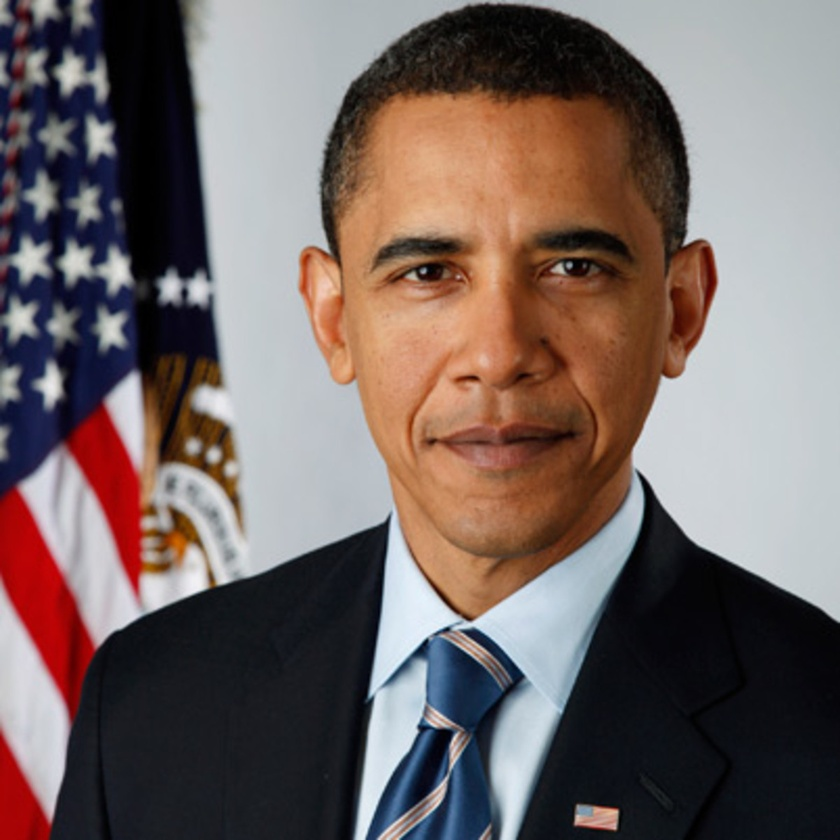
#> input picture barack-obama-12782369-1-402.jpg, 840 x 840 px, shrunk from 1200 x 1200 before the run, given in place of the camera
$ python real_time_line_detection.py
#> lines starting #> are read from the running program, lines starting #| are printed output that depends on the picture; after the words box and inside, x2 and y2 are one past the last pixel; in counts of white or black regions, pixels touching at a corner belong together
import numpy as np
import cv2
# https://pythonprogramming.net/haar-cascade-face-eye-detection-python-opencv-tutorial/
cap = cv2.VideoCapture(0)

while(1):
	ret, img = cap.read()
#> img is the input picture: shape (840, 840, 3); mean B, G, R 99.8, 102.3, 116.3
	gray = cv2.cvtColor(img,cv2.COLOR_BGR2GRAY)
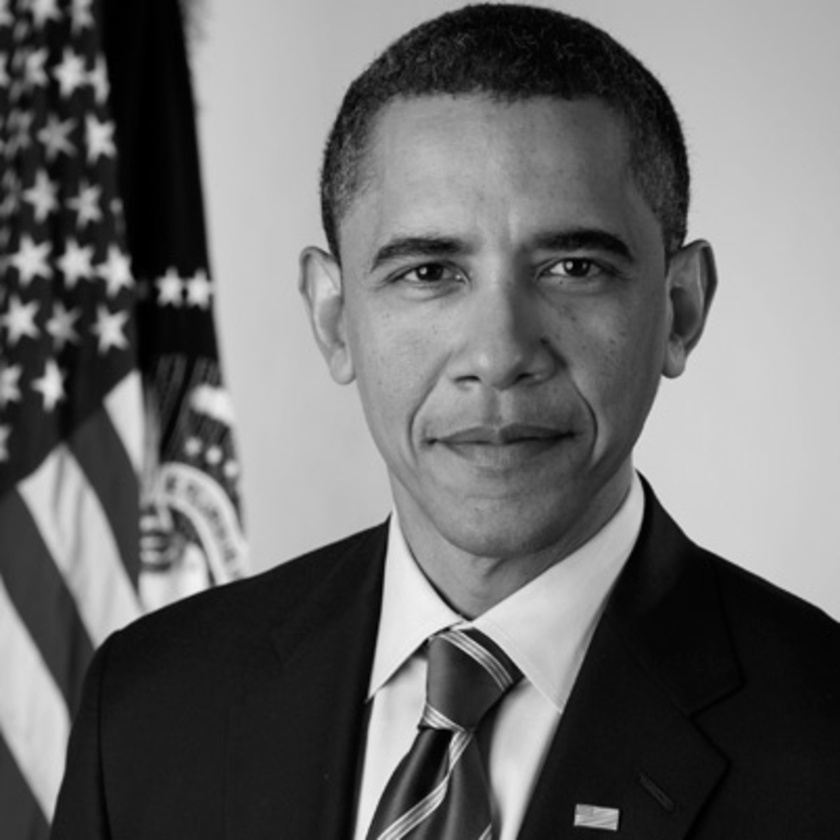
#> gray: shape (840, 840); min 0, max 241, mean 106.2

	# gray = cv2.GaussianBlur(gray, (3, 3), 0)

	ret, thresh = cv2.threshold(gray, 80, 255, cv2.THRESH_BINARY_INV)
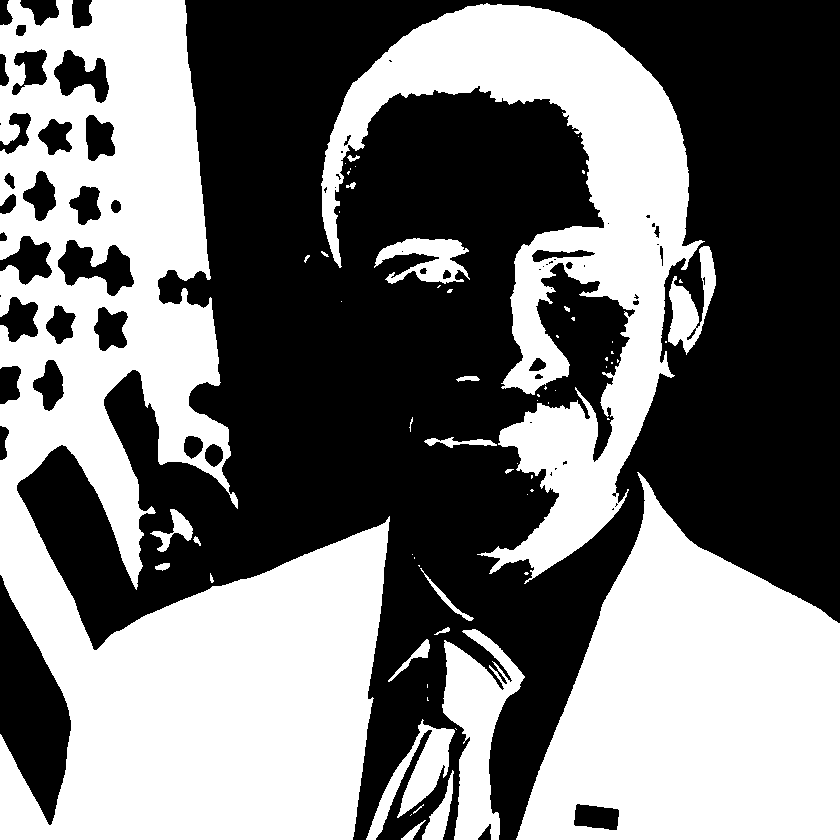
#> thresh: shape (840, 840); 46.6% white; 64 white regions (38 under 20 px), largest, box (x1, y1, x2, y2) and area: (0, 0, 390, 840) 165699, (516, 472, 840, 840) 74809, (321, 3, 705, 584) 68952

	edges = cv2.Canny(thresh, 50, 200, apertureSize = 3) # min_val max_ val are intensity edges
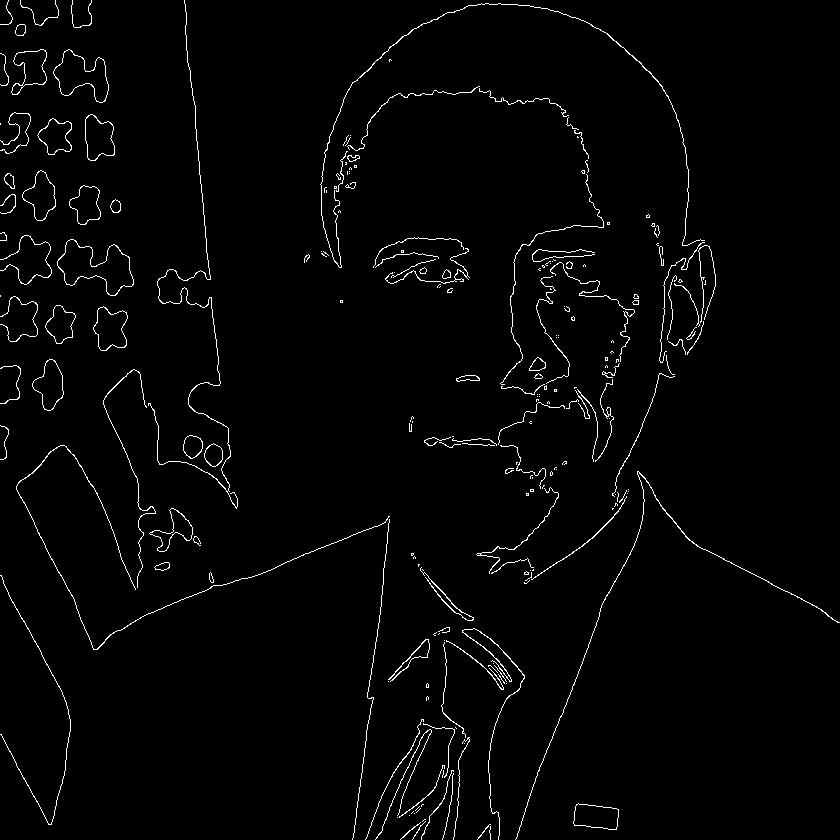
#> edges: shape (840, 840); 2% white in thin lines or dots
	lines = cv2.HoughLines(edges, 1, np.pi/180, 100) 	 # (edges, ro_accuracy(pixels), theta_accuracy (rads), minimum_vote)
#> lines = [[-184, 3.05], [441, 0.105], [170, 2.04], [628, 1.19], [-181, 3.04], [788, 0.384], [780, 0.367], [626, 1.2]]
	# print(lines)
	if(str(lines) != 'None'):
		for line in lines:
			for rho,theta in line:
			    a = np.cos(theta)
			    b = np.sin(theta)
			    x0 = a*rho
			    y0 = b*rho
			    x1 = int(x0 + 1000*(-b))
			    y1 = int(y0 + 1000*(a))
			    x2 = int(x0 - 1000*(-b))
			    y2 = int(y0 - 1000*(a))

			cv2.line(img,(x1,y1),(x2,y2),(0,0,255),1)
#> this loop made 8 passes
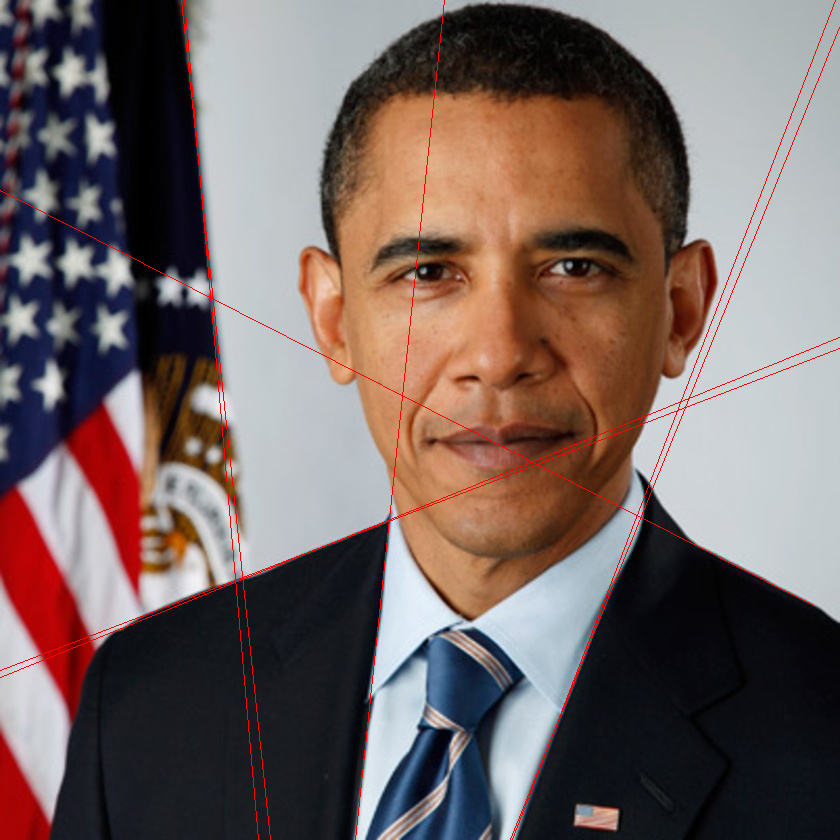
#> img: shape (840, 840, 3); 0.92% of pixels changed, all inside (x1, y1, x2, y2) = (0, 0, 840, 840)
	cv2.imshow("title", img)
	#https://docs.opencv.org/2.4/modules/highgui/doc/user_interface.html?highlight=waitkey
	k = cv2.waitKey(30) & 0xff
#> (key Esc is pressed here)
	if k == 27: # 27 is ascii code for ESC
		break


cap.release()
cv2.destroyAllWindows()

# cv2.imshow("title", img)
# cv2.imwrite("sudoku_grid1.png", img)
# cv2.waitKey()
